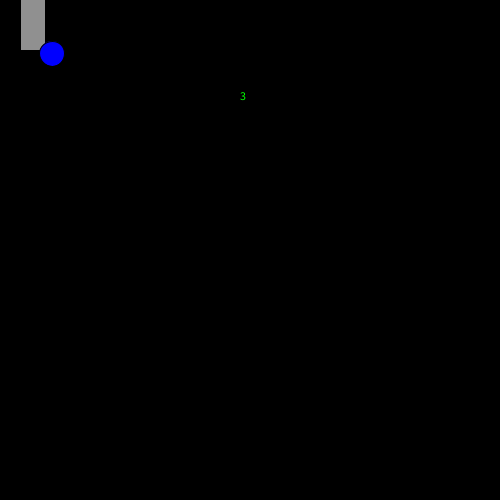
Frame 1 (no input)
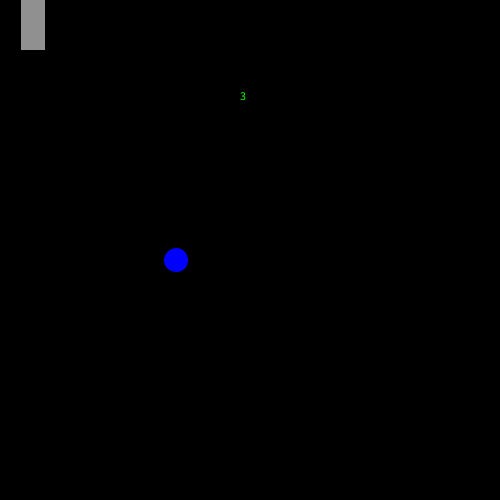
Frame 60 (the mouse pressed at the canvas centre just before this capture)
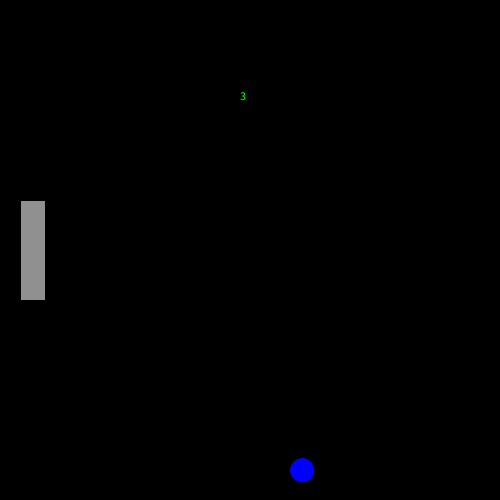
Frame 120 (the mouse held since frame 60 and released just before this capture)

The Processing sketch that drew these frames (run headless with seeded random() and noise(); from frame 60 on, the mouse is pressed at the canvas centre):

// Processing sketch: processing_105645
// ── processing_105645.pde

//Connor Novak
//Pong
//2013/8/4


void setup(){
  size(500,500);  
  frameRate(60);
}

int lives = 3;
float dx = 2.1;
float dy = 3.5;

float x = 50;
float y = 50;

void draw(){
  
    background(0);
    
    fill(144);
    
    rect(20,mouseY - 50,25,100);
       
    fill(0,255,0);
    
    text(lives + "",240,100);
    
    
    x = x + dx;
    y = y + dy;
    
    if (x< 60 && x>35 && y < mouseY + 50 && y > mouseY - 50) {
      dx = -1 * dx;
      dx += 0.5;
      dy += 0.5;
    }
    
    if (x > 490){
       dx = -1 * dx;
    }
    if (x > 0){
        fill(0,0,255); 
        ellipse(x,y,25,25);
        }
    else {
        lives -= 1;
        x = 240;
        y = 240;
    }
    
    if (lives == -1) {
        
    }
    if ( y < 0 || y > 490){
       dy = -1 * dy;  
    }

}
